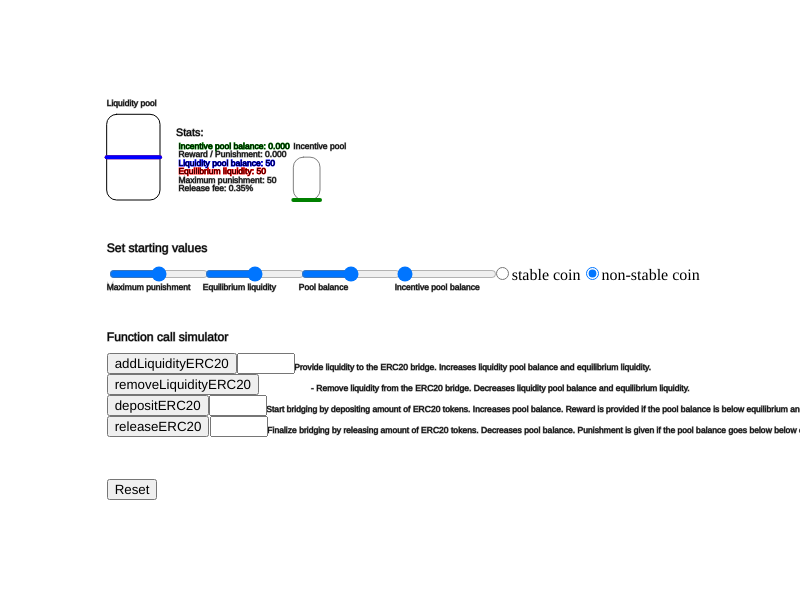
Frame 1 (no input)
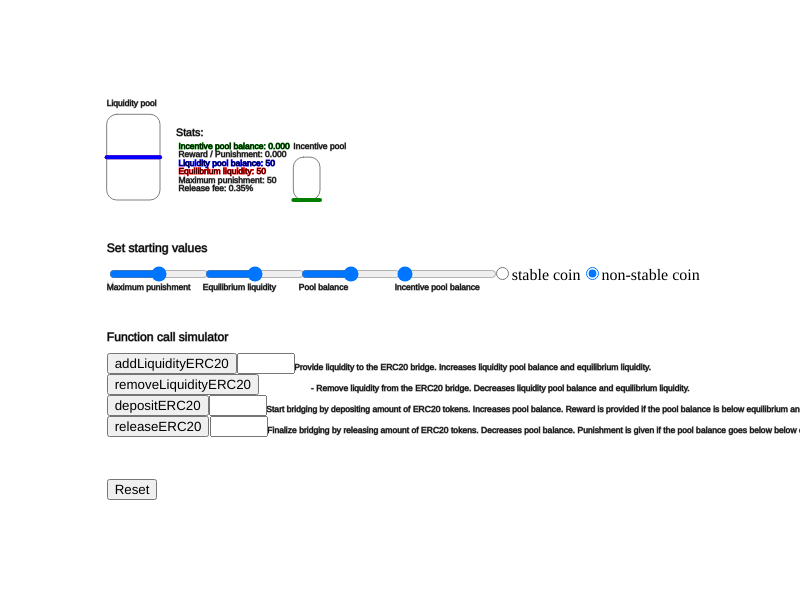
Frame 60 (no input)
Frame 120 (the mouse pressed at the canvas centre since frame 60): identical to frame 60, image omitted

The p5.js sketch that drew these frames (run headless with seeded random() and noise() and a simulated clock; from frame 60 on, the mouse is pressed at the canvas centre):

// p5.js sketch
// ── sketch.js
let canvasWidth;
let canvasHeight;

let marginX;
let marginY;

// Buttons and inputs
let resetButton;

let addLiquidityButton;
let addLiquidityInput;
let addLiquidityInputValue = 0;

let removeLiquidityButton;
let removeLiquidityInput;
let removeLiquidityInputValue = 0;

let depositButton;
let depositInput;
let depositInputValue = 0;

let releaseButton;
let releaseInput;
let releaseInputValue = 0;

// Liquidity pool dimensions
let liquidityPoolWidth;
let liquidityPoolHeight;
const roundFactor = 10;

let liquidityPoolX;
let liquidityPoolY;
let unscaledEquilibriumLiquidity;
let unscaledLiquidityPoolBalance;
let unscaledIncentivePoolBalance;
let equilibriumLiquidity = 50;
let liquidityPoolBalance = 50;

// Incentive pool
let incentivePoolWidth;
let incentivePoolHeight;

let incentivePoolX;
let incentivePoolY;

let incentivePoolBalance;
let incentivePoolReward;

// Sliders
let maxPunishmentSlider;
let equilibriumLiquiditySlider;
let poolLiquiditySlider;
let incentivePoolLiquiditySlider;

let sliderY;
let sliderX;

let coinTypeFeeRadio;

function setup() {
  canvasWidth = displayWidth;
  canvasHeight = displayHeight;

  marginX = canvasWidth / 6;
  marginY = canvasHeight / 6;

  liquidityPoolWidth = canvasWidth / 15;
  liquidityPoolHeight = canvasHeight / 7;

  incentivePoolWidth = canvasWidth / 30;
  incentivePoolHeight = canvasHeight / 14;

  unscaledEquilibriumLiquidity = liquidityPoolHeight / 2;
  unscaledLiquidityPoolBalance = unscaledEquilibriumLiquidity;
  unscaledIncentivePoolBalance = 0;
  incentivePoolBalance = 0;
  incentivePoolReward = 0;

  liquidityPoolX = canvasWidth / 2 - 3 * liquidityPoolWidth - marginX;
  liquidityPoolY = canvasHeight / 2 - liquidityPoolHeight - marginY;

  incentivePoolX =
    canvasWidth / 2 - 3 * incentivePoolWidth - marginX + incentivePoolWidth * 4;
  incentivePoolY = canvasHeight / 2 - incentivePoolHeight - marginY;

  sliderY = liquidityPoolY + liquidityPoolHeight * 1.75;
  sliderX = liquidityPoolX;

  createCanvas(canvasWidth, canvasHeight);

  addLiquidityButton = drawButton(
    "addLiquidityERC20",
    liquidityPoolX,
    canvasHeight / 1.7,
    addLiquidityERC20
  );
  addLiquidityInput = drawInput(
    liquidityPoolX + addLiquidityButton.width,
    canvasHeight / 1.7,
    50,
    setAddLiquidityInputValue
  );

  removeLiquidityButton = drawButton(
    "removeLiquidityERC20",
    liquidityPoolX,
    canvasHeight / 1.7 + addLiquidityButton.height,
    removeLiquidityERC20
  );
  removeLiquidityInput = drawInput(
    liquidityPoolX + removeLiquidityButton.width,
    canvasHeight / 1.7 + addLiquidityInput.height,
    50,
    setRemoveLiquidityInputValue
  );

  depositButton = drawButton(
    "depositERC20",
    liquidityPoolX,
    canvasHeight / 1.7 + addLiquidityButton.height * 2,
    depositERC20
  );
  depositInput = drawInput(
    liquidityPoolX + depositButton.width,
    canvasHeight / 1.7 + addLiquidityButton.height * 2,
    50,
    setDepositInputValue
  );

  releaseButton = drawButton(
    "releaseERC20",
    liquidityPoolX,
    canvasHeight / 1.7 + addLiquidityButton.height * 3,
    releaseERC20
  );
  releaseInput = drawInput(
    liquidityPoolX + releaseButton.width,
    canvasHeight / 1.7 + releaseButton.height * 3,
    50,
    setReleaseInputValue
  );

  resetButton = drawButton(
    "Reset",
    liquidityPoolX,
    canvasHeight / 1.7 + releaseButton.height * 6,
    reset
  );

  maxPunishmentSlider = drawSlider(
    0,
    100,
    50,
    sliderX,
    sliderY,
    refreshPunishment
  );

  equilibriumLiquiditySlider = drawSlider(
    0,
    100,
    50,
    sliderX + liquidityPoolWidth * 1.8,
    sliderY,
    setEquilibriumLiquidity
  );

  poolLiquiditySlider = drawSlider(
    0,
    100,
    50,
    sliderX + liquidityPoolWidth * 1.8 * 2,
    sliderY,
    setPoolLiquidity
  );

  incentivePoolLiquiditySlider = drawSlider(
    0,
    100,
    0,
    sliderX + liquidityPoolWidth * 1.8 * 3,
    sliderY,
    setIncentivePoolLiquidity
  );

  let coinTypeFeeDiv = document.createElement("div");
  coinTypeFeeDiv.style.position = "absolute";
  coinTypeFeeDiv.style.top = `${sliderY}px`;
  coinTypeFeeDiv.style.left = `${sliderX + liquidityPoolWidth * 1.8 * 4}px`;
  coinTypeFeeDiv.style.margin = "0px";

  coinTypeFeeRadio = createRadio(coinTypeFeeDiv);
  coinTypeFeeRadio.option("1", "stable coin");
  coinTypeFeeRadio.option("2", "non-stable coin");
  coinTypeFeeRadio.style("height", "50px");
  coinTypeFeeRadio.selected("2");
}

function draw() {
  background(255, 255, 255);
  drawLiquidityPool(
    liquidityPoolX,
    liquidityPoolY,
    unscaledEquilibriumLiquidity,
    unscaledLiquidityPoolBalance
  );
  drawInfoText(liquidityPoolX, liquidityPoolY, incentivePoolReward);
  drawIncentivePool(
    incentivePoolX,
    incentivePoolY,
    unscaledIncentivePoolBalance
  );
}

function drawLine(color, x1, y1, x2, y2) {
  stroke(color);
  line(x1, y1, x2, y2);
  stroke("gray");
}

function drawLiquidityPool(
  x,
  y,
  unscaledEquilibriumLiquidity,
  unscaledLiquidityPoolBalance
) {
  rect(x, y, liquidityPoolWidth, liquidityPoolHeight, roundFactor);
  // Equilibrium liquidity line
  strokeWeight(4);
  drawLine(
    "red",
    x,
    y + unscaledEquilibriumLiquidity,
    x + liquidityPoolWidth,
    y + unscaledEquilibriumLiquidity
  );
  // Pool liquidity line
  drawLine(
    "blue",
    x,
    y + unscaledLiquidityPoolBalance,
    x + liquidityPoolWidth,
    y + unscaledLiquidityPoolBalance
  );
  strokeWeight(1);
}

function drawInfoText(x, y, reward) {
  textSize(liquidityPoolHeight / 10);
  const shiftX = liquidityPoolWidth * 1.3;
  const shiftY = textSize();

  text("Liquidity pool", x, y - textSize());
  textSize(liquidityPoolHeight / 10);
  text(
    ` Release fee: ${coinTypeFeeRadio.value() === "1" ? "0.15%" : "0.35%"}`,
    x + shiftX,
    y + (liquidityPoolHeight - shiftY)
  );
  text(
    ` Maximum punishment: ${
      !maxPunishmentSlider ? 0 : maxPunishmentSlider.value()
    }`,
    x + shiftX,
    y + (liquidityPoolHeight - 2 * shiftY)
  );
  stroke("red");
  text(
    ` Equilibrium liquidity: ${equilibriumLiquidity}`,
    x + shiftX,
    y + (liquidityPoolHeight - 3 * shiftY)
  );
  stroke("blue");
  text(
    ` Liquidity pool balance: ${liquidityPoolBalance}`,
    x + shiftX,
    y + (liquidityPoolHeight - 4 * shiftY)
  );
  stroke("gray");
  text(
    ` Reward / Punishment: ${((reward * incentivePoolHeight) / 100).toFixed(
      3
    )}`,
    x + shiftX,
    y + (liquidityPoolHeight - 5 * shiftY)
  );
  stroke("green");
  text(
    ` Incentive pool balance: ${incentivePoolBalance.toFixed(3)}`,
    x + shiftX,
    y + (liquidityPoolHeight - 6 * shiftY)
  );
  stroke("gray");
  textSize(liquidityPoolHeight / 8);
  text("Stats: ", x + shiftX, y + (liquidityPoolHeight - 7.5 * shiftY));

  textSize(liquidityPoolHeight / 7);
  text("Set starting values", sliderX, sliderY - textSize());
  text(
    "Function call simulator",
    liquidityPoolX,
    canvasHeight / 1.7 - textSize()
  );
  textSize(liquidityPoolHeight / 10);

  text(
    "Maximum punishment",
    sliderX,
    sliderY + maxPunishmentSlider.height + 1.1 * textSize()
  );

  text(
    "Equilibrium liquidity",
    sliderX + liquidityPoolWidth * 1.8,
    sliderY + maxPunishmentSlider.height + 1.1 * textSize()
  );

  text(
    "Pool balance",
    sliderX + liquidityPoolWidth * 1.8 * 2,
    sliderY + maxPunishmentSlider.height + 1.1 * textSize()
  );

  text(
    "Incentive pool balance",
    sliderX + liquidityPoolWidth * 1.8 * 3,
    sliderY + maxPunishmentSlider.height + 1.1 * textSize()
  );

  text(
    " - Provide liquidity to the ERC20 bridge. Increases liquidity pool balance and equilibrium liquidity.",
    liquidityPoolX + addLiquidityButton.width + addLiquidityInput.width,
    canvasHeight / 1.7 + addLiquidityButton.height - textSize() / 2
  );

  text(
    " - Remove liquidity from the ERC20 bridge. Decreases liquidity pool balance and equilibrium liquidity.",
    liquidityPoolX + removeLiquidityButton.width + removeLiquidityInput.width,
    canvasHeight / 1.7 + addLiquidityButton.height * 2 - textSize() / 2
  );

  text(
    " - Start bridging by depositing amount of ERC20 tokens. Increases pool balance. Reward is provided if the pool balance is below equilibrium and incentive pool balance > 0.",
    liquidityPoolX + depositButton.width + depositInput.width,
    canvasHeight / 1.7 + addLiquidityButton.height * 3 - textSize() / 2
  );

  text(
    " - Finalize bridging by releasing amount of ERC20 tokens. Decreases pool balance. Punishment is given if the pool balance goes below below equilibrium.",
    liquidityPoolX + releaseButton.width + releaseInput.width,
    canvasHeight / 1.7 + addLiquidityButton.height * 4 - textSize() / 2
  );
}

// Draw functions

function drawIncentivePool(x, y, unscaledLiquidityPoolBalance) {
  textSize(liquidityPoolHeight / 10);
  text("Incentive pool", x, y - textSize());
  rect(x, y, incentivePoolWidth, incentivePoolHeight, roundFactor);
  strokeWeight(4);
  stroke("green");
  line(
    x,
    y - unscaledLiquidityPoolBalance + incentivePoolHeight,
    x + incentivePoolWidth,
    y - unscaledLiquidityPoolBalance + incentivePoolHeight
  );
  strokeWeight(1);
  stroke("gray");
}

function drawButton(text, x, y, handler) {
  const button = createButton(text);
  button.position(x, y);
  button.mousePressed(handler);

  return button;
}

function drawInput(x, y, size, handler) {
  const input = createInput("");
  input.position(x, y);
  input.size(size);
  input.input(handler);

  return input;
}

function drawSlider(minRange, maxRange, startingValue, x, y, handler) {
  const slider = createSlider(minRange, maxRange, startingValue);
  slider.position(x, y);
  slider.style("width", "100px");
  slider.input(handler);

  return slider;
}

// State modifiers

function addLiquidityERC20() {
  const newEquilibriumLiquidity =
    equilibriumLiquidity + Number(addLiquidityInputValue);
  const newliquidityPoolBalance =
    liquidityPoolBalance + Number(addLiquidityInputValue);

  if (newEquilibriumLiquidity <= 100 && newliquidityPoolBalance <= 100) {
    equilibriumLiquidity = newEquilibriumLiquidity;
    unscaledEquilibriumLiquidity -=
      (Number(addLiquidityInputValue) * liquidityPoolHeight) / 100;
    liquidityPoolBalance += Number(addLiquidityInputValue);
    unscaledLiquidityPoolBalance -=
      (Number(addLiquidityInputValue) * liquidityPoolHeight) / 100;
  }

  addLiquidityInput.value("");
}

function removeLiquidityERC20() {
  const newEquilibriumLiquidity =
    equilibriumLiquidity - Number(addLiquidityInputValue);
  const newliquidityPoolBalance =
    liquidityPoolBalance - Number(addLiquidityInputValue);

  if (newEquilibriumLiquidity >= 0 && newliquidityPoolBalance >= 0) {
    equilibriumLiquidity = newEquilibriumLiquidity;
    unscaledEquilibriumLiquidity +=
      (Number(addLiquidityInputValue) * liquidityPoolHeight) / 100;
    liquidityPoolBalance -= Number(addLiquidityInputValue);
    unscaledLiquidityPoolBalance +=
      (Number(addLiquidityInputValue) * liquidityPoolHeight) / 100;
  }

  removeLiquidityInput.value("");
}

function releaseERC20() {
  const newLiquidityPoolBalance =
    liquidityPoolBalance - Number(releaseInputValue);
  if (newLiquidityPoolBalance < 0) {
    return;
  }

  const punishment = getPunishment(
    equilibriumLiquidity,
    liquidityPoolBalance,
    Number(releaseInputValue)
  );

  incentivePoolReward = -punishment;
  unscaledIncentivePoolBalance += (punishment * incentivePoolHeight) / 100;
  incentivePoolBalance += punishment;
  liquidityPoolBalance = newLiquidityPoolBalance;
  unscaledLiquidityPoolBalance +=
    (Number(releaseInputValue) * liquidityPoolHeight) / 100;

  releaseInput.value("");
}

function depositERC20() {
  const newLiquidityPoolBalance =
    liquidityPoolBalance + Number(depositInputValue);
  if (newLiquidityPoolBalance > 100) {
    return;
  }

  const reward = getReward(
    equilibriumLiquidity,
    liquidityPoolBalance,
    incentivePoolBalance,
    Number(depositInputValue)
  );

  incentivePoolReward = reward;
  incentivePoolBalance -= reward;
  unscaledIncentivePoolBalance -= (reward * incentivePoolHeight) / 100;
  liquidityPoolBalance = newLiquidityPoolBalance;
  unscaledLiquidityPoolBalance -=
    (Number(depositInputValue) * liquidityPoolHeight) / 100;

  depositInput.value("");
}

// UTILS

function getReward(
  unscaledEquilibriumLiquidity,
  liquidityPoolBalance,
  incentivePoolBalance,
  depositAmount
) {
  if (
    liquidityPoolBalance >= unscaledEquilibriumLiquidity ||
    incentivePoolBalance == 0
  ) {
    return 0;
  }

  const imbalanceGap = unscaledEquilibriumLiquidity - liquidityPoolBalance;

  if (imbalanceGap === 0) {
    return 0;
  }
  const reward = min(depositAmount / imbalanceGap, 1) * incentivePoolBalance;

  return reward;
}

function getPunishment(
  unscaledEquilibriumLiquidity,
  liquidityPoolBalance,
  withdrawAmount
) {
  const liquidityPoolBalanceAfterWithdrawal =
    liquidityPoolBalance - withdrawAmount;

  if (liquidityPoolBalanceAfterWithdrawal >= unscaledEquilibriumLiquidity) {
    return 0;
  }

  const maxPunishment = withdrawAmount * (maxPunishmentSlider.value() / 100);
  const punishment =
    maxPunishment *
    (1 - liquidityPoolBalanceAfterWithdrawal / unscaledEquilibriumLiquidity);

  return punishment;
}

function refreshPunishment() {
  const punishment = getPunishment(
    equilibriumLiquidity,
    liquidityPoolBalance,
    abs(Number(releaseInputValue))
  );
  const reward = getReward(
    liquidityPoolHeight - unscaledEquilibriumLiquidity,
    liquidityPoolHeight - unscaledLiquidityPoolBalance,
    unscaledIncentivePoolBalance,
    Number(depositInputValue)
  );
  incentivePoolReward = punishment !== 0 ? -punishment : reward;
}

function reset() {
  incentivePoolBalance = 0;
  incentivePoolReward = 0;
  equilibriumLiquidity = 50;
  liquidityPoolBalance = 50;

  unscaledEquilibriumLiquidity = liquidityPoolHeight / 2;
  unscaledLiquidityPoolBalance = unscaledEquilibriumLiquidity;
  unscaledIncentivePoolBalance = 0;

  maxPunishmentSlider.value(50);
  equilibriumLiquiditySlider.value(50);
  poolLiquiditySlider.value(50);
  incentivePoolLiquiditySlider.value(0);
}

// Setters

function setAddLiquidityInputValue() {
  addLiquidityInputValue = this.value();
}

function setRemoveLiquidityInputValue() {
  removeLiquidityInputValue = this.value();
}

function setDepositInputValue() {
  depositInputValue = this.value();

  refreshPunishment();
}

function setReleaseInputValue() {
  releaseInputValue = this.value();

  refreshPunishment();
}

function setPoolLiquidity() {
  liquidityPoolBalance = this.value();
  unscaledLiquidityPoolBalance =
    liquidityPoolHeight - (liquidityPoolBalance * liquidityPoolHeight) / 100;
}

function setIncentivePoolLiquidity() {
  incentivePoolBalance = this.value();
  unscaledIncentivePoolBalance =
    (incentivePoolBalance * incentivePoolHeight) / 100;
  incentivePoolBalance = incentivePoolBalance;
}

function setEquilibriumLiquidity() {
  equilibriumLiquidity = this.value();
  unscaledEquilibriumLiquidity =
    liquidityPoolHeight - (equilibriumLiquidity * liquidityPoolHeight) / 100;
}
